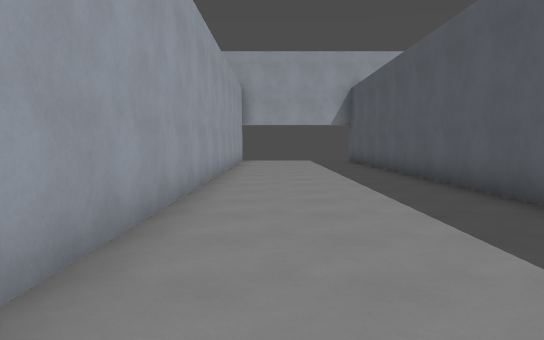
[1] (above)

16 first-person views from a walk through a 3-D level made in the Godot game engine. The camera is 1.5 m above the floor, tilts 4° down and sees 70° across. The floor is counted in squares, 2 m on a side. Each view is taken from the middle of a square. On the plan, view 1 faces up. The plan holds only what a view shows up to about 12 squares ahead; the rest is blank. Some surface patterns are stand-ins.

[2]
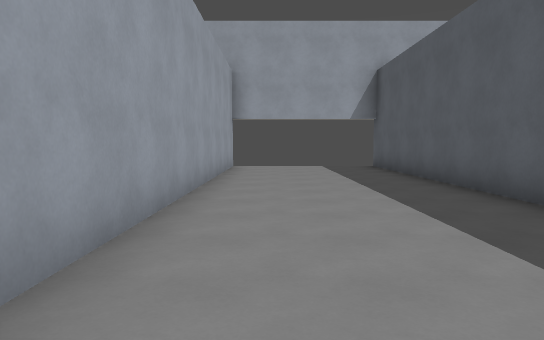

[3]
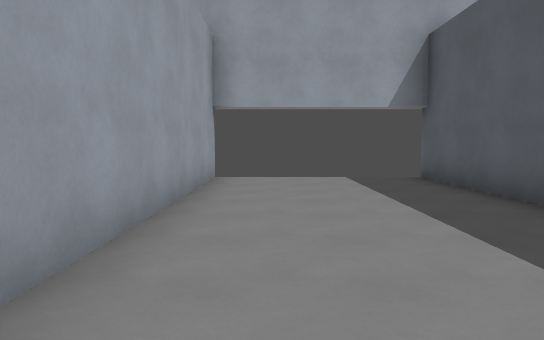

[4]
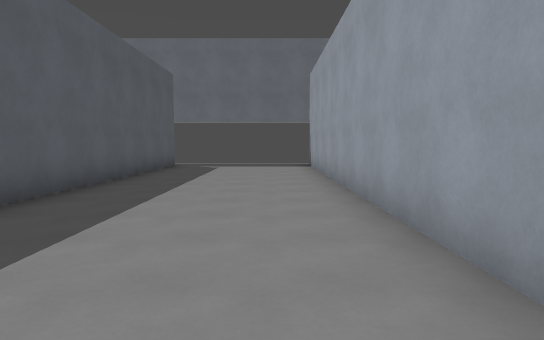

[5]
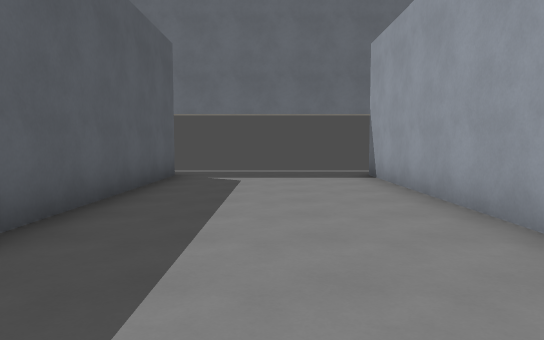

[6]
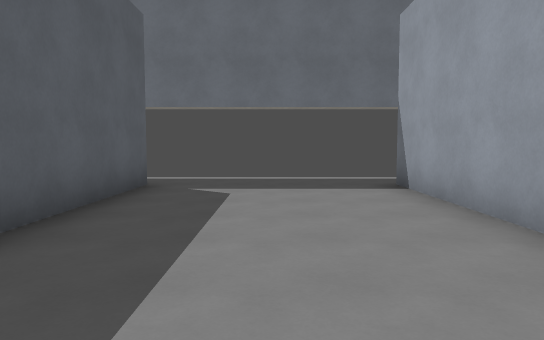

[7]
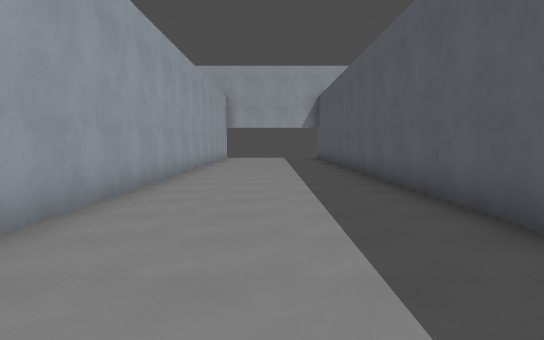

[8]
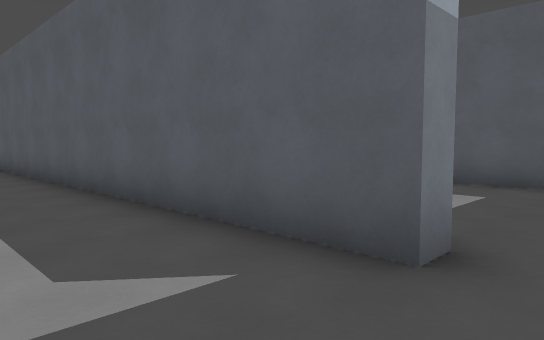

[9]
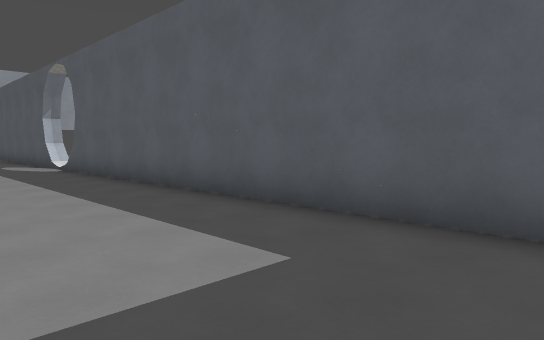

[10]
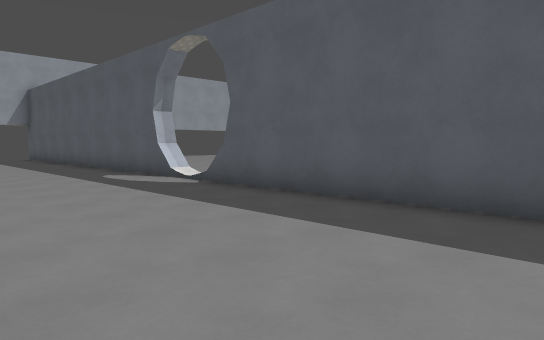

[11]
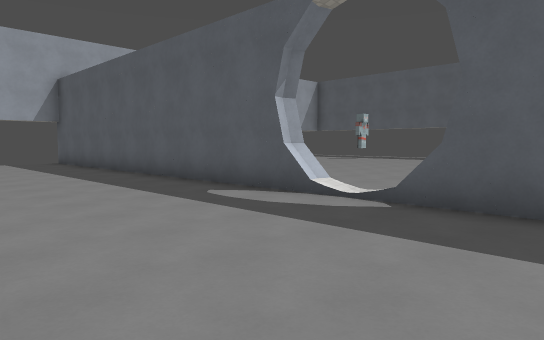

[12]
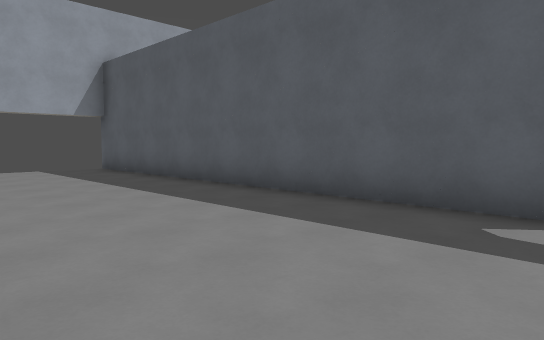

[13]
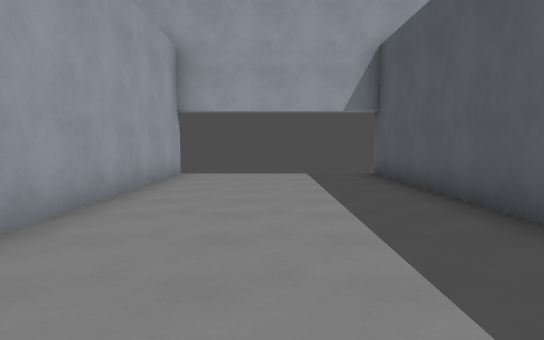

[14]
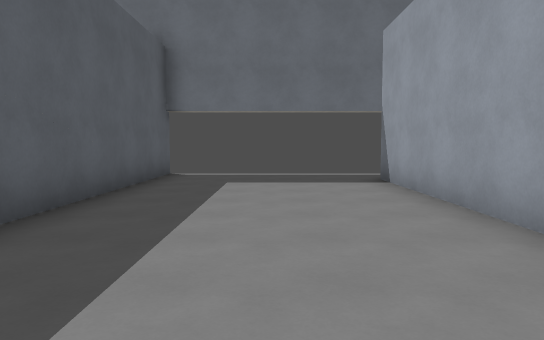

[15]
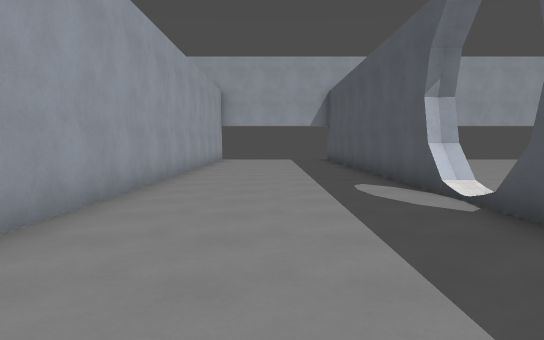

[16]
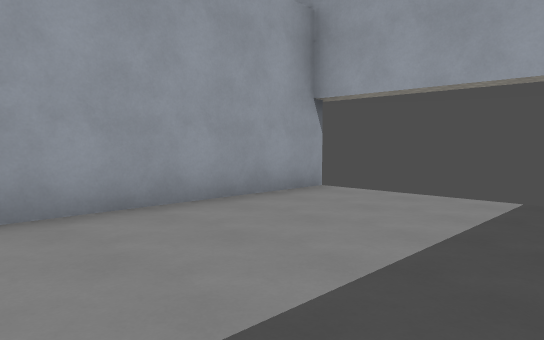

### Floor plan
Points are (right, up) in squares from view 1. A wall is a line through its corners. A room is listed if a view was taken in it or the views show most of it. See-through windows are left out.
Room 1 (views 1, 2, 3, 4, 5, 6, 7, 8)
walls: (3.8, -7) (3.3, -7) (3.3, 16.5); (-1.2, 16.5) (-1.2, -7)
ways out: opening at (3, -8) to room 2; opening at (-2, -8)
Room 2 (views 9, 10, 11, 12, 13, 14, 15, 16)
walls: (8.5, 4.8) (8.5, 16.5); (9.2, 5.2) (8.7, 5.3) (8.4, 5.2); (3.8, -2.1) (3.8, -7); (8.5, -8.5) (8.5, 3.4); (3.8, 16.6) (3.8, 2.1)
ways out: opening at (3, -8) to room 1; opening at (9, 4)

Where each view was taken, in squares from view 1:
view 1: 0 up, 0 right, facing up
view 2: 4 up, 0 right, facing up
view 3: 8 up, 0 right, facing up
view 4: 6 up, 0 right, facing down
view 5: 2 up, 1 right, facing down
view 6: 0 up, 1 right, facing down
view 7: 3 down, 1 right, facing up
view 8: 8 down, 1 right, facing up-right
view 9: 8 down, 5 right, facing up-right
view 10: 3 down, 4 right, facing up-right
view 11: 1 up, 4 right, facing up-right
view 12: 5 up, 4 right, facing up-right
view 13: 7 up, 6 right, facing up
view 14: 1 up, 6 right, facing down
view 15: 1 down, 6 right, facing up
view 16: 11 up, 8 right, facing up-left
